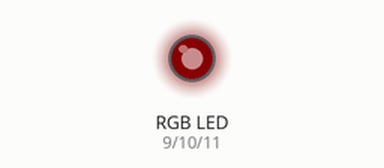
Bench run of a sketch on a simulated Arduino Uno, built with avr-gcc and run on an emulated ATmega328P. On the bench: an RGB LED mixed from three pins (HIGH = lit). Dim RGB values are drawn brighter than linear.

Above: at 0.05 s.
At 1.25 s:
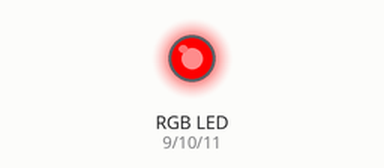
At 1.9 s:
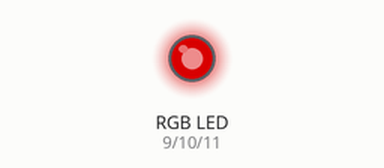
At 3.75 s:
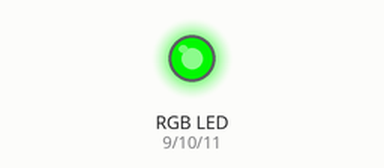
At 5.65 s:
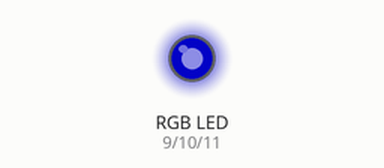
At 7.5 s:
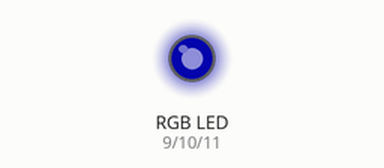
Timing chart, 0 to 10.1 s (numbered marks = the images above):
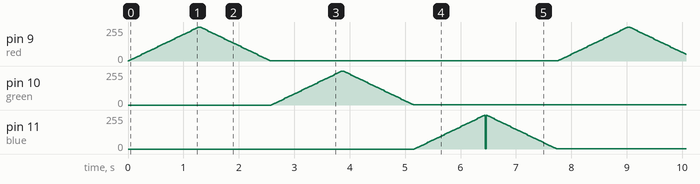

The sketch:

RgbLed_fade.ino
```cpp
int red = 9;         // the PWM pin the red LED is attached to
int green = 10;      // the PWM pin the green LED is attached to
int blue = 11;       // the PWM pin the blue LED is attached to
int brightness = 1;  // how bright the LED is
int fadeAmount = 5;  // how many points to fade the LED by

// the setup routine runs once when you press reset:
void setup() {
  // declare pins 9, 10, and 11 to be outputs:
  pinMode(red, OUTPUT);
  pinMode(green, OUTPUT);
  pinMode(blue, OUTPUT);
}

// the loop routine runs over and over again forever:
void loop() {
  // fade the red LED
  fadeLED(red);
  // fade the green LED
  fadeLED(green);
  // fade the blue LED
  fadeLED(blue);
}

// Function to fade an LED in and out
void fadeLED(int pin) {
  brightness = 1;
  fadeAmount = 4;
  while (brightness > 0) {
    analogWrite(pin, brightness);
    brightness += fadeAmount;

    // reverse the direction of the fading at the ends of the fade
    if (brightness <= 0 || brightness >= 255) {
      fadeAmount = -fadeAmount;
    }

    // wait for 30 milliseconds to see the dimming effect
    delay(20);
  }
}
```

Measured:
- by itself, pin 11 (blue): moves between 1/255 and 253/255, repeating every 7.7 s
